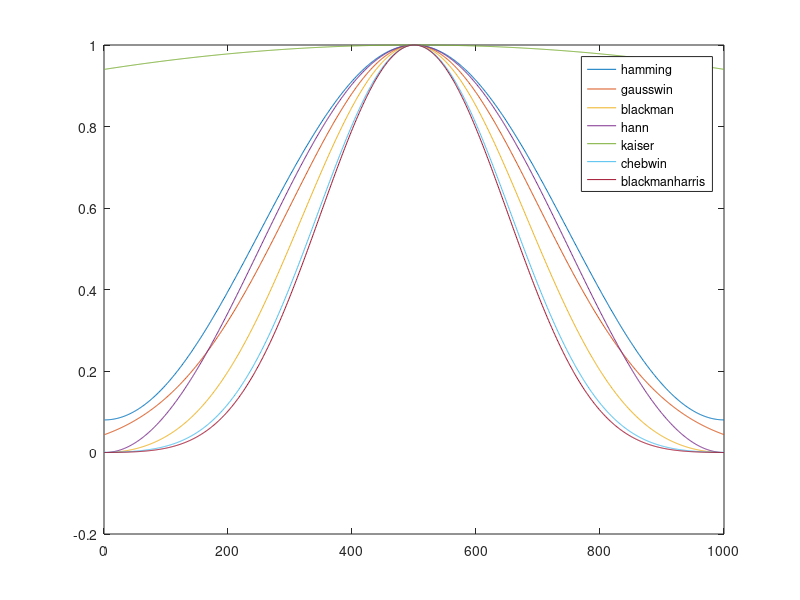

This chart was generated by the following MATLAB code: (Note: this script raises an error after producing the figure.)
%there are lots of windowing functions that the user can call
% to improve usability we want the defaults to be fairly similar
% this script tries to find defaults for asjustable windows so that they are similar to gausswin(len,5)
% it would be great to come up with a window converter that converts some gaussian to any number of window function
% parameters
%% demonstration of the problem
len=1e3;
plot(hamming(len))
hold on
plot(gausswin(len)) %adjustable
plot(blackman(len))
plot(hann(len))
plot(kaiser(len)) %adjustable
plot(chebwin(len)) %adjustable
%plot(bohmanwin(len)) 
plot(blackmanharris(len))
hold off 
legend('hamming','gausswin','blackman','hann','kaiser','chebwin','blackmanharris')

%%


wvtool(hamming(len),...
gausswin(len,5),... %adjustable
blackman(len),...
hann(len),...
kaiser(len,4),... %adjustable
chebwin(len,200),...
blackmanharris(len)) %adjustable

%% manual adj

figure(1)
clf
len=1e3;
plot(hamming(len))
hold on
plot(gausswin(len,3)) %adjustable
plot(blackman(len))
plot(hann(len))
plot(kaiser(len,7)) %adjustable
plot(chebwin(len,100)) %adjustable
hold off
legend('hamming','gausswin','blackman','hann','kaiser','chebwin')


%%
gwidth=4;
taylor_numlobes=4;
param_cheb=match_window_funs(@(n) gausswin(n,gwidth), @(n,p) chebwin(n,p),1e3,100,2,0);
param_kaiser=match_window_funs(@(n) gausswin(n,gwidth), @(n,p) kaiser(n,p),1e3,3,2,0);

figure(1);
clf
len=1e3;
plot(gausswin(len,gwidth)) %adjustable
hold on
plot(kaiser(len,param_kaiser)) %adjustable
plot(chebwin(len,param_cheb)) %adjustable
plot(hanning(len))
plot(hamming(len))
hold off
legend('gausswin','kaiser','chebwin','hanning','hamming')

wvtool(gausswin(len,gwidth),... %adjustable
kaiser(len,param_kaiser),... %adjustable
chebwin(len,param_cheb))%,... %adjustable
%hanning(len),...
%hamming(len))


%% convert the non adjustable windows into the closest gaussian window

match_window_funs(@(n) hamming(len), @(n,p) gausswin(n,p),1e3,2,2,2)

%%

match_window_funs(@(n) blackman(n), @(n,p) gausswin(n,p),1e3,3,2,2)

%%
match_window_funs(@(n) hanning(n), @(n,p) gausswin(n,p),1e3,3,2,2)

%%

match_window_funs(@(n) blackmanharris(n), @(n,p) gausswin(n,p),1e3,3,2,2)




